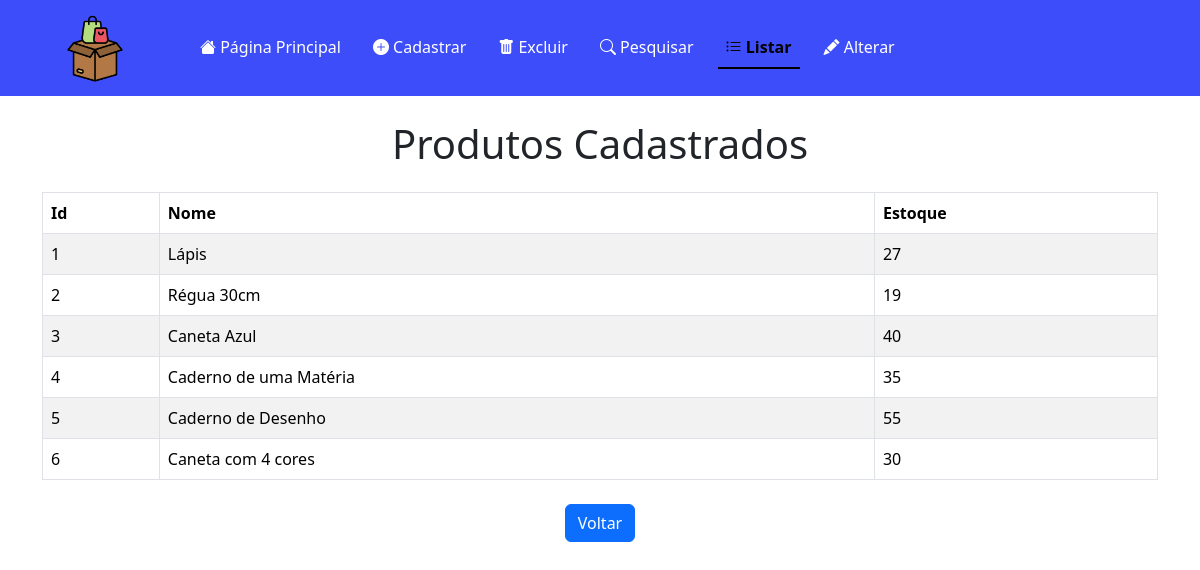
The app's page /listar.php with its own data.
### tables this page shows
CREATE TABLE `produto` (
  `Id` int(11) NOT NULL,
  `Nome` varchar(50) NOT NULL,
  `Estoque` int(11) NOT NULL
);

### produto.php (called while the page is built, shortened)
<?php
class Produto
{
 function listar()
 {
    try
    {
        $this-> conn = new Conectar();
        $sql = $this->conn->query("select * from produto order by id");
        $sql ->execute();
        return $sql->fetchAll();
    }
    catch(PDOException $exc)
    {
        echo "Erro ao executar consulta " . $exc->getMessage();
    }
 }
}

### listar.php (the view, shortened to what this page needs)
<!DOCTYPE html>
<html lang="pt-br">
<head>
    <link rel="stylesheet" href="css/style.css">
    <link href="https://cdn.jsdelivr.net/npm/bootstrap@5.3.3/dist/css/bootstrap.min.css" rel="stylesheet">
    <link href="https://cdn.jsdelivr.net/npm/bootstrap-icons@1.20.0/font/bootstrap-icons.css" rel="stylesheet">
    <link href="https://cdn.jsdelivr.net/npm/bootstrap-icons@1.7.2/font/bootstrap-icons.css" rel="stylesheet">
</head>
<body>
<nav id="navbar" class="navbar navbar-expand-lg fixed-top" >
  <div class="container w-100 p-0 mt-0 mb-0">
       <a class="navbar-brand" href="menu.html" id="logo-texto" style="font-family: Arial; font-size: 18px; font-weight: bold">
       <img src="img/iconeproduto.png" alt="Logo da Empresa" width="70" height="70" class="d-inline-block" style="margin-left: 20px; margin-right: 30px;">
       </a>
      <div class="collapse navbar-collapse" id="navbarNavDropdown">
        <ul class="navbar-nav nav-underline p-3">
        <li class="nav-item">
          <a class="nav-link" aria-current="page" href="menu.html"><i class="bi bi-house-fill"></i> Página Principal</a>
        </li>
		<li class="nav-item">
          <a class="nav-link " href="cadastrar.php"><i class="bi bi-plus-circle-fill"></i> Cadastrar</a>
        </li>
        <li class="nav-item">
          <a class="nav-link " href="excluir.php"><i class="bi bi-trash-fill"></i> Excluir</a>
        </li>
        <li class="nav-item">
          <a class="nav-link" href="consultar.php"><i class="bi bi-search"></i> Pesquisar</a>
        </li>
		<li class="nav-item">
          <a class="nav-link active" href="listar.php"><i class="bi bi-list-ul"></i> Listar</a>
        </li>
		<li class="nav-item">
          <a class="nav-link" id="nav-link" href="alterar.php"><i class="bi bi-pencil-fill"></i> Alterar</a>
        </li>
        </ul>
    </div>
  </div>
</nav>
<div class="container mt-5 pt-5">
    <h1 class="text-center mb-4 mt-4">Produtos Cadastrados</h1>
    <table class="table table-striped table-bordered">
        <thead>
            <tr>
                <th>Id</th>
                <th>Nome</th>
                <th>Estoque</th>
            </tr>
        </thead>
        <tbody>
            <?php
            include_once 'produto.php';
            $p = new Produto();
            $pro_bd = $p->listar();
            foreach($pro_bd as $pro_mostrar) {
                echo "<tr>";
                echo "<td>" . $pro_mostrar[0] . "</td>";
                echo "<td>" . $pro_mostrar[1] . "</td>";
                echo "<td>" . $pro_mostrar[2] . "</td>";
                echo "</tr>";
            }
            ?>
        </tbody>
    </table>
    <div class="text-center mt-4 mb-5">
        <a href="menu.html" class="btn btn-primary">Voltar</a>
    </div>
</div>
</body>
</html>

### css/style.css (style rules this page uses)
body { overflow-x: hidden; background-color: #ffffff; height: 200vh; }
.navbar { background-color: #3E4DFA; display: flex; justify-content: space-between; align-items: center; position: relative; }
.navbar .nav-link { color: white; }
#logo-texto { font-size: 24px; color: white; font-weight: bold; margin-left: 10px; }

### records on screen
produto: Id "1", Nome "Lápis", Estoque "27"
produto: Id "2", Nome "Régua 30cm", Estoque "19"
produto: Id "3", Nome "Caneta Azul", Estoque "40"
produto: Id "4", Nome "Caderno de uma Matéria", Estoque "35"
produto: Id "5", Nome "Caderno de Desenho", Estoque "55"
produto: Id "6", Nome "Caneta com 4 cores", Estoque "30"
